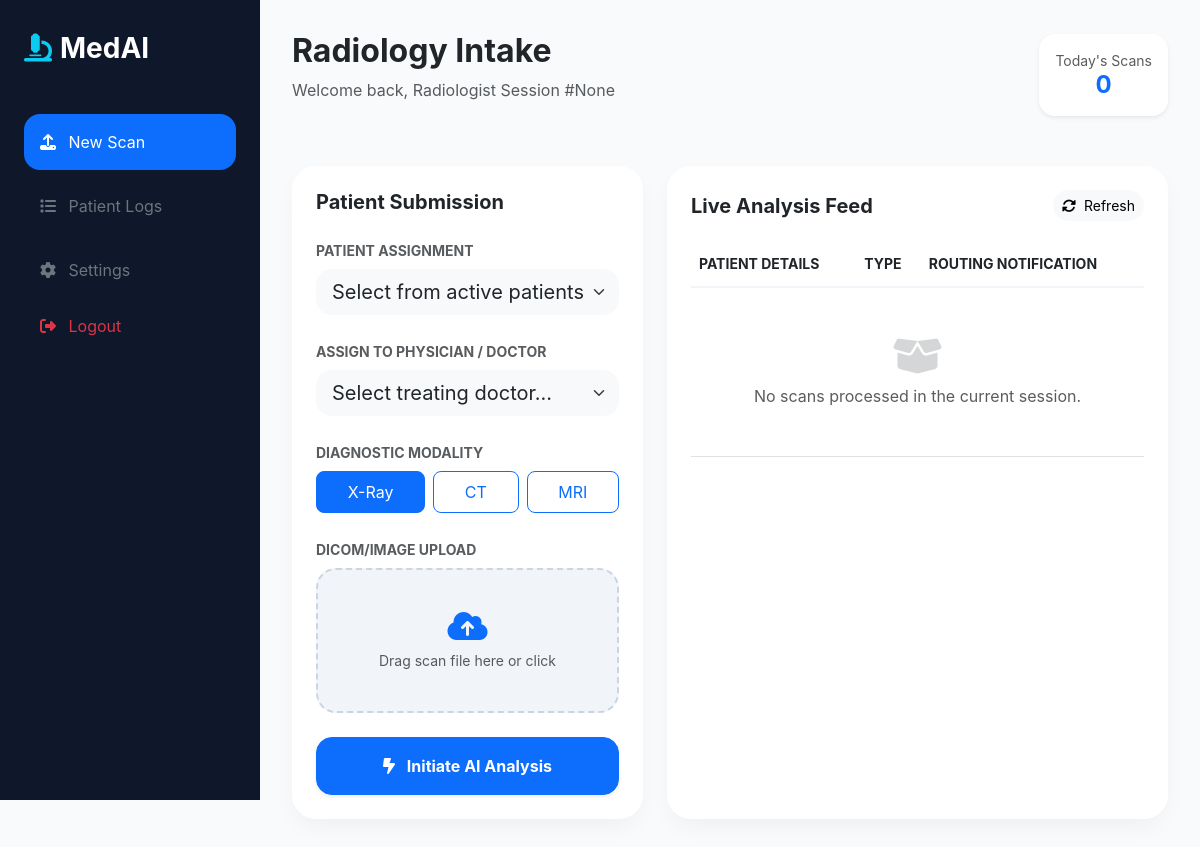
The app's page /radiologist_dashboard/, older data.
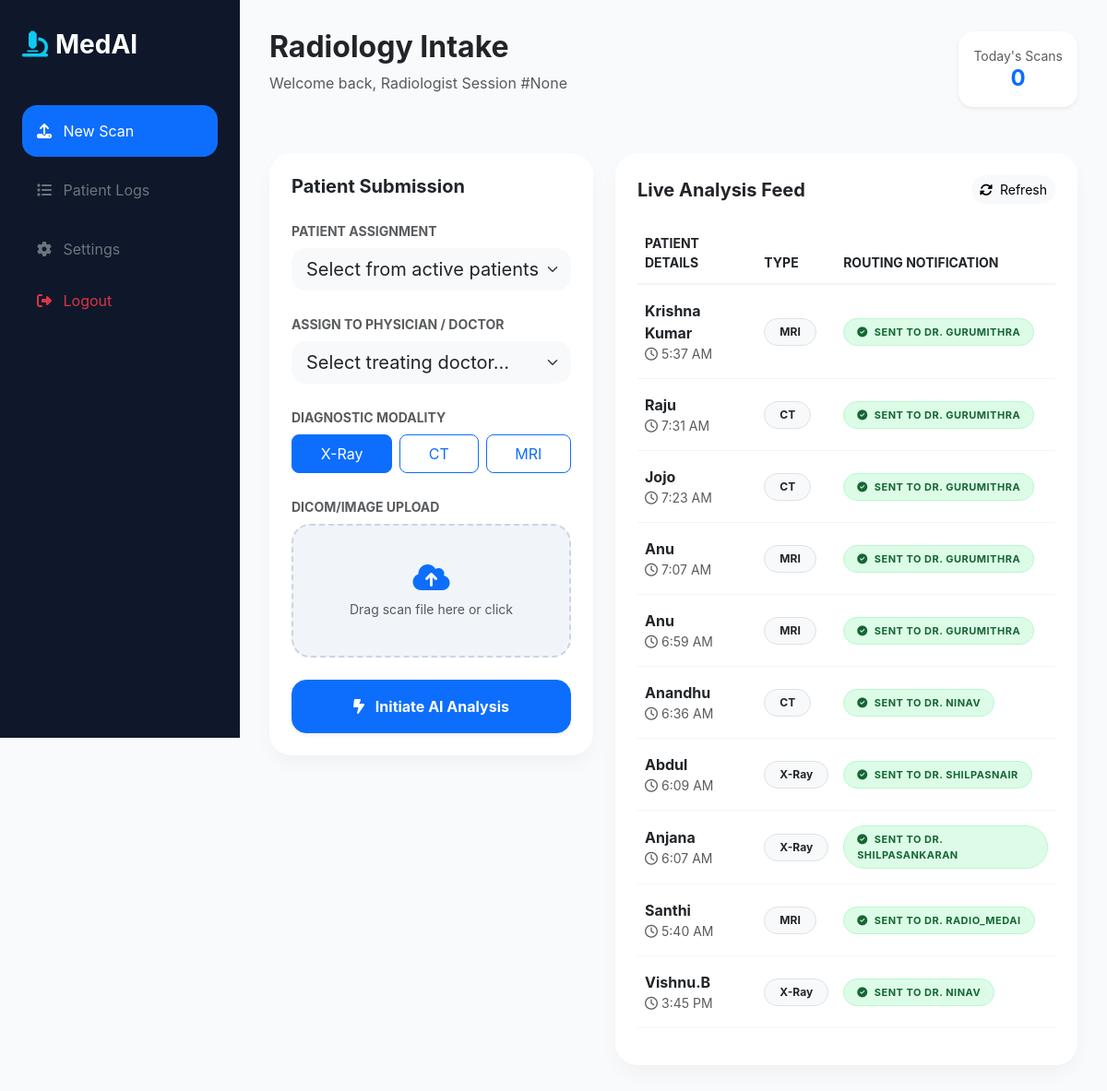
The same page, newer data.
### analyzer/models.py (models this page shows, shortened)
class PatientScan(models.Model):
    patient_name = models.CharField(max_length=100)
    image = models.ImageField(upload_to='scans/')
    modality = models.CharField(max_length=20) # X-Ray, MRI, etc.
    prediction = models.CharField(max_length=255, blank=True)
    confidence = models.FloatField(null=True, blank=True)
    heatmap_image = models.ImageField(upload_to='heatmaps/', blank=True, null=True)
    uploaded_by = models.ForeignKey(User, on_delete=models.CASCADE, related_name='radiology_uploads')
    assigned_doctor = models.ForeignKey(User, on_delete=models.SET_NULL, null=True, related_name='doctor_reviews')
    is_submitted = models.BooleanField(default=False) # True when Radiologist clicks "Submit"
    doctor_notes = models.TextField(blank=True)
    created_at = models.DateTimeField(auto_now_add=True)

### analyzer/views.py (the view)
# urls.py: path('radiologist_dashboard/',views.radiologist_dashboard,name='radiologist_dashboard'),
def radiologist_dashboard(request):
    patients = Patient.objects.all()
    doctor_list = User.objects.filter(is_active=True).exclude(
        username__in=['Radio_MedAI', 'shilpasnair', 'shilpasankaran']
    )
    recent_uploads = PatientScan.objects.all().order_by('-created_at')[:10]
    today_start = timezone.now().replace(hour=0, minute=0, second=0, microsecond=0)
    todays_scans_count = PatientScan.objects.filter(created_at__gte=today_start).count()
    context = {
        'patients': patients,
        'doctors': doctor_list,
        'recent_uploads': recent_uploads,
        'todays_count': todays_scans_count, # Use this new explicit variable!
    }
    return render(request, 'analyzer/Radiologist/Radiologist_dashboard.html', context)

### analyzer/templates/analyzer/Radiologist/Radiologist_dashboard.html (shortened to what the changed rows need)
<!DOCTYPE html>
<html lang="en">
<head>
    <link href="https://cdn.jsdelivr.net/npm/bootstrap@5.3.0/dist/css/bootstrap.min.css" rel="stylesheet">
    <link rel="stylesheet" href="https://cdnjs.cloudflare.com/ajax/libs/font-awesome/6.4.0/css/all.min.css">
</head>
<body>
    <div class="main-wrapper">
        <div class="d-flex justify-content-between align-items-center mb-5">
            <div>
                <h2 class="fw-bold text-dark">Radiology Intake</h2>
            </div>
        </div>
        <div class="row g-4">
            <div class="col-lg-7">
                <div class="action-card p-4 h-100">
                    <div class="table-responsive">
                        <table class="table align-middle">
                            <thead class="text-muted small text-uppercase" style="border-bottom: 2px solid #f1f5f9;">
                                <tr>
                                    <th style="padding-bottom: 12px;">Patient Details</th>
                                    <th style="padding-bottom: 12px;">Type</th>
                                    <th style="padding-bottom: 12px;">Routing Notification</th>
                                </tr>
                            </thead>
                            <tbody>
                                {% for scan in recent_uploads %}
                                <tr style="border-bottom: 1px solid #f1f5f9;">
                                    <td class="py-3">
                                        <div class="fw-bold text-dark">{{ scan.patient_name }}</div>
                                        <div class="text-muted small"><i class="fa-regular fa-clock me-1"></i>{{ scan.created_at|date:"g:i A" }}</div>
                                    </td>
                                    <td class="py-3">
                                        <span class="badge bg-light text-dark border rounded-pill px-3 py-2">{{ scan.modality }}</span>
                                    </td>
                                    <td class="py-3">
                                        {% if scan.assigned_doctor %}
                                            <span class="status-pill status-sent">
                                                <i class="fa-solid fa-circle-check me-1"></i> Sent to Dr. {{ scan.assigned_doctor.last_name|default:scan.assigned_doctor.username }}
                                            </span>
                                        {% else %}
                                            <span class="status-pill status-routing">
                                                <i class="fa-solid fa-paper-plane me-1"></i> Routed to Hub
                                            </span>
                                        {% endif %}
                                    </td>
                                </tr>
                                {% empty %}
                                <tr>
                                    <td colspan="3" class="text-center py-5 text-muted">
                                        <i class="fa-solid fa-box-open d-block fs-1 mb-2 opacity-25"></i>
                                        No scans processed in the current session.
                                    </td>
                                </tr>
                                {% endfor %}
                            </tbody>
                        </table>
                    </div>
                </div>
            </div>
        </div>
    </div>
</body>
</html>

Row changes from the older to the newer data that the page shows:
added PatientScan: patient_name "Krishna Kumar", created_at "5:37 AM", modality "MRI", assigned_doctor.last_name "GURUMITHRA"
added PatientScan: patient_name "Raju", created_at "7:31 AM", modality "CT", assigned_doctor.last_name "GURUMITHRA"
added PatientScan: patient_name "Jojo", created_at "7:23 AM", modality "CT", assigned_doctor.last_name "GURUMITHRA"
added PatientScan: patient_name "Anu", created_at "7:07 AM", modality "MRI", assigned_doctor.last_name "GURUMITHRA"
added PatientScan: patient_name "Anu", created_at "6:59 AM", modality "MRI", assigned_doctor.last_name "GURUMITHRA"
added PatientScan: patient_name "Anandhu", created_at "6:36 AM", modality "CT", assigned_doctor.last_name "NINAV"
added PatientScan: patient_name "Abdul", created_at "6:09 AM", modality "X-Ray", assigned_doctor.last_name "SHILPASNAIR"
added PatientScan: patient_name "Anjana", created_at "6:07 AM", modality "X-Ray", assigned_doctor.last_name "SHILPASANKARAN"
added PatientScan: patient_name "Santhi", created_at "5:40 AM", modality "MRI", assigned_doctor.last_name "RADIO_MEDAI"
added PatientScan: patient_name "Vishnu.B", created_at "3:45 PM", modality "X-Ray", assigned_doctor.last_name "NINAV"
Text that changed along with them:
text no longer shown: "No scans processed in the current session."
